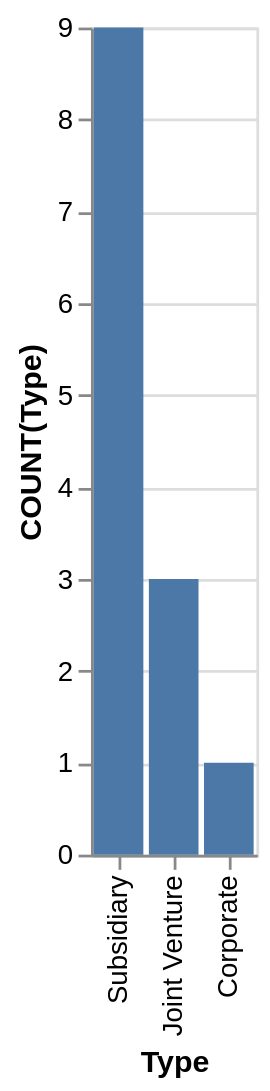

The Vega-Lite source for this figure:
### Vega-Lite specification from a JSON file in a GitHub repository (floating-point values rounded to 4 significant figures)
{"data": {"values": [{"x_data": "Subsidiary", "y_data": 9}, {"x_data": "Joint Venture", "y_data": 3}, {"x_data": "Corporate", "y_data": 1}]}, "mark": "bar", "encoding": {"x": {"field": "x_data", "type": "nominal", "title": "Type", "sort": {"op": "sum", "field": "y_data", "order": "descending"}}, "y": {"field": "y_data", "type": "quantitative", "title": "COUNT(Type)"}}}
